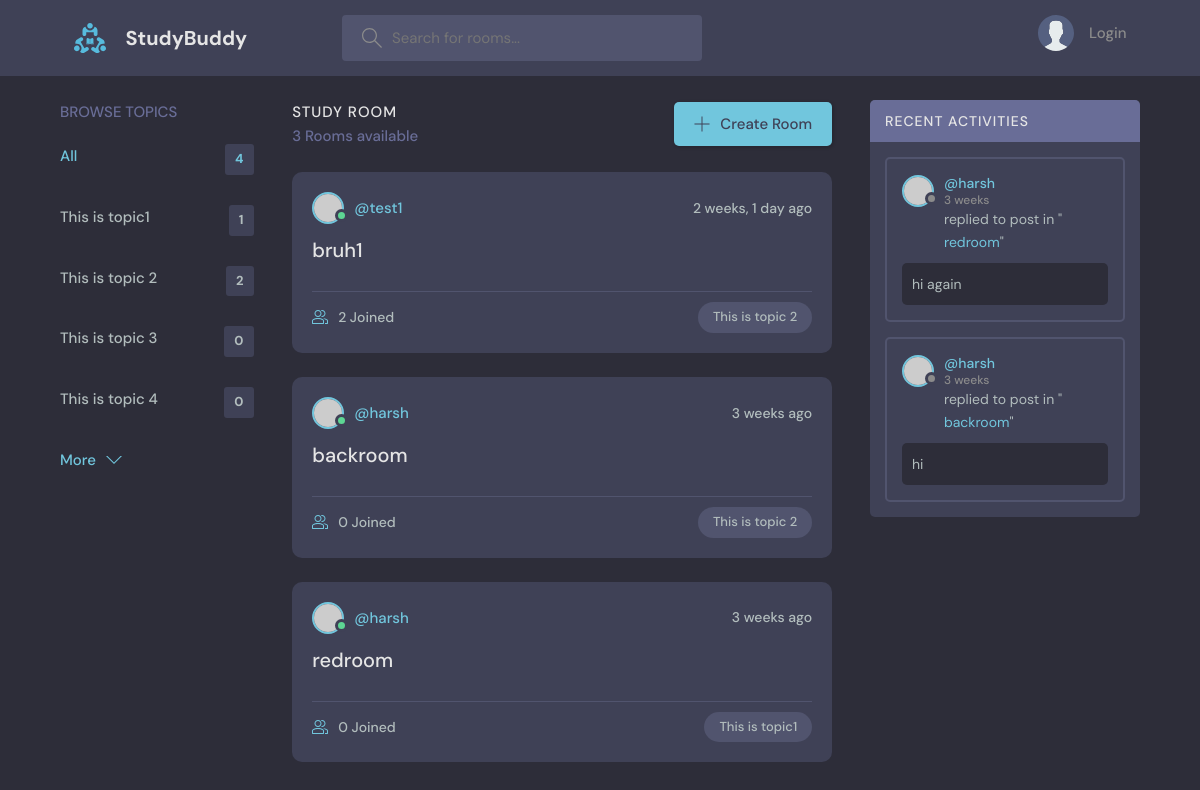
The app's page /, older data.
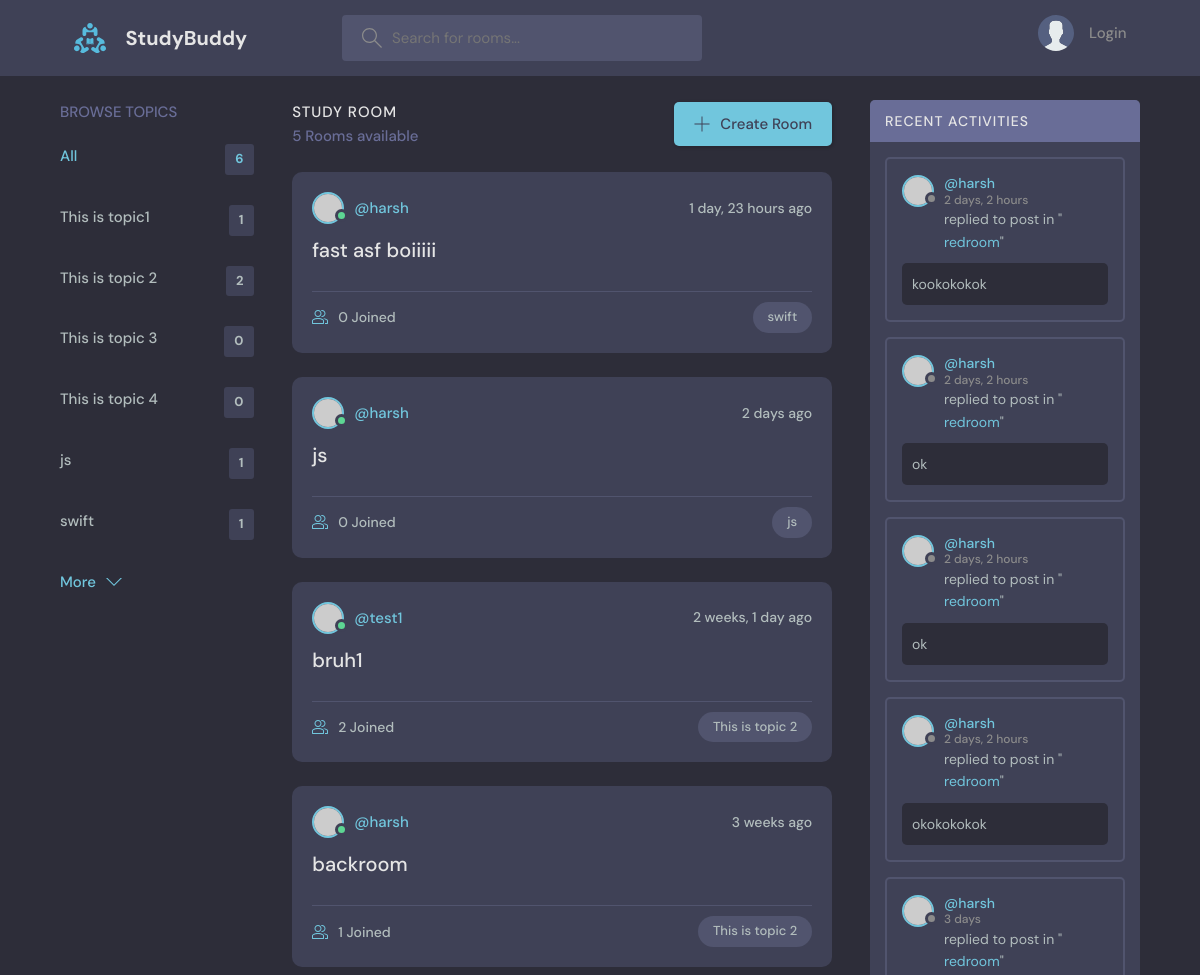
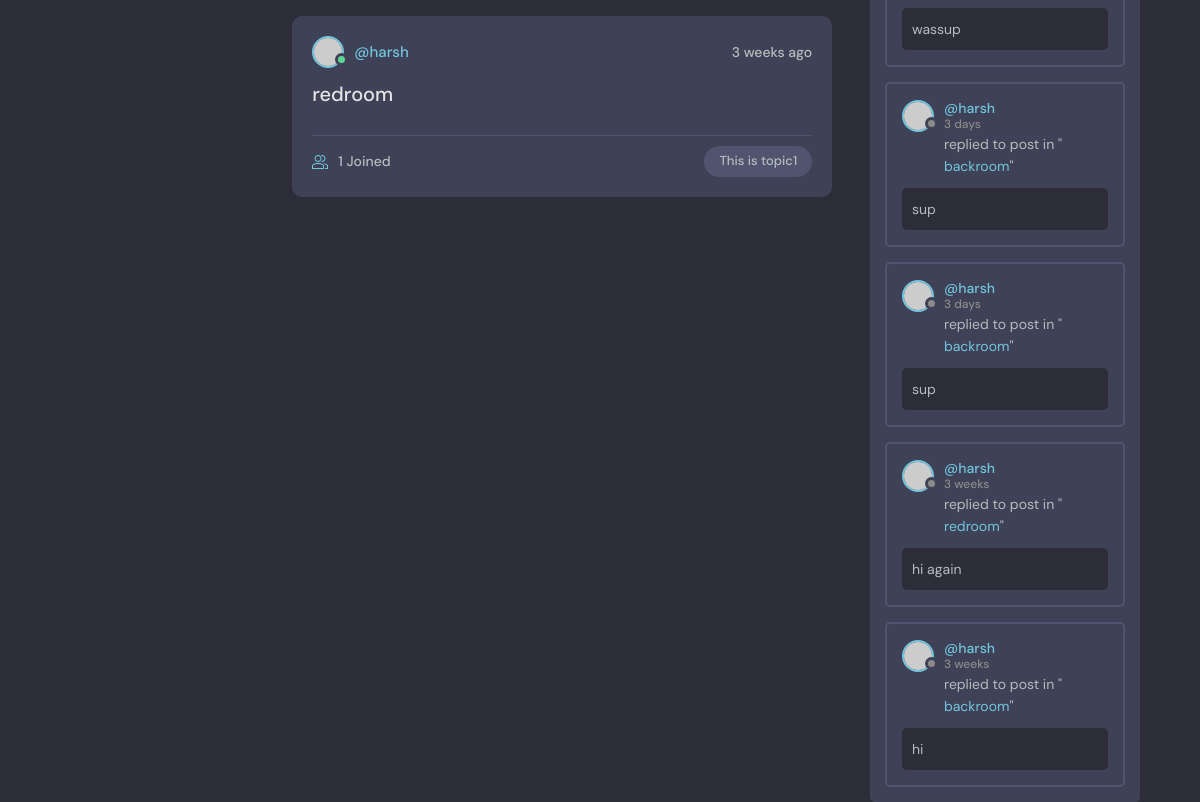
The same page, newer data (2 pictures, top to bottom).
### base/models.py (models this page shows, shortened)
class Topic(models.Model):
    name = models.CharField(max_length=200)
    updated = models.DateTimeField(auto_now=True)
    created = models.DateTimeField(auto_now_add=True)

class Room(models.Model):
    host = models.ForeignKey(User, on_delete=models.SET_NULL, null=True)
    topic = models.ForeignKey(Topic, on_delete=models.SET_NULL, null=True)
    name = models.CharField(max_length=200)
    description = models.TextField(blank=True, null=True)
    participants = models.ManyToManyField(User, related_name="participants", blank=True)
    updated = models.DateTimeField(auto_now=True)
    created = models.DateTimeField(auto_now_add=True)
    class Meta:
        ordering = ["-updated", "-created"]
    def __str__(self):
        return self.name

class Message(models.Model):
    user = models.ForeignKey(User, on_delete=models.CASCADE)
    room = models.ForeignKey(Room, on_delete=models.CASCADE)
    body = models.TextField()
    updated = models.DateTimeField(auto_now=True)
    created = models.DateTimeField(auto_now_add=True)
    class Meta:
        ordering = ["-updated", "-created"]
    def __str__(self):
        return self.body[0:50]  # return first 50 characters of message body

### base/views.py (the view)
# urls.py: path("", views.home, name="home"),
def home(request):
    q = request.GET.get("q") if request.GET.get("q") != None else ""
    rooms = Room.objects.filter(
        Q(topic__name__icontains=q) | Q(name__icontains=q) | Q(description__icontains=q)
    )
    room_count = rooms.count()
    topics = Topic.objects.all()
    room_messages = Message.objects.filter(Q(room__topic__name__icontains=q))
    context = {
        "rooms": rooms,
        "topics": topics,
        "room_count": room_count,
        "room_messages": room_messages,
    }
    return render(request, "base/home.html", context)

### base/templates/base/home.html (shortened to what this page needs)
{% extends 'main.html' %}
{%block content %}
<main class="layout layout--3">
    <div class="container">
        {% include 'base/topics_component.html' %}
        <div class="roomList">
            <div class="roomList__header">
                <div>
                    <h2>Study Room</h2>
                    <p>{{room_count}} Rooms available</p>
                </div>
                <a class="btn btn--main" href="{% url 'create-room'%}">
                    <svg version="1.1" xmlns="http://www.w3.org/2000/svg" width="32" height="32" viewBox="0 0 32 32">
                        <title>add</title>
                        <path
                            d="M16.943 0.943h-1.885v14.115h-14.115v1.885h14.115v14.115h1.885v-14.115h14.115v-1.885h-14.115v-14.115z">
                        </path>
                    </svg>
                    Create Room
                </a>
            </div>
            {% include 'base/feed_component.html' %}
        </div>
        {% include 'base/activity_feed.html' %}
    </div>
</main>
{%endblock%}

### base/templates/base/topics_component.html
<div class="topics">
    <div class="topics__header">
        <h2>Browse Topics</h2>
    </div>
    <ul class="topics__list">
        <li>
            <a href="{% url 'home' %}" class="active">All <span>{{topics.count}}</span></a>
        </li>
        {% for topic in topics%}
        <li>
            <a href="{% url 'home'%}?q={{topic.name}}">{{topic.name}} <span>{{topic.room_set.all.count}}</span></a>
        </li>
        {%endfor%}
    </ul>
    <a class="btn btn--link" href="{% url 'topics' %}">
        More
        <svg version="1.1" xmlns="http://www.w3.org/2000/svg" width="32" height="32" viewBox="0 0 32 32">
            <title>chevron-down</title>
            <path d="M16 21l-13-13h-3l16 16 16-16h-3l-13 13z"></path>
        </svg>
    </a>
</div>

### base/templates/base/feed_component.html (shortened to what this page needs)
{%for room in rooms %}
<div class="roomListRoom">
    <div class="roomListRoom__header">
        <a href="{% url 'user-profile' room.host.id%}" class="roomListRoom__author">
            <div class="avatar avatar--small active">
                <img src="https://randomuser.me/api/portraits/men/11.jpg" />
            </div>
            <span>@{{room.host.username}}</span>
        </a>
        <div class="roomListRoom__actions">
            <span>{{room.created|timesince}} ago</span>
        </div>
    </div>
    <div class="roomListRoom__content">
        <a href="{% url 'room' room.id %}">{{room.name}}</a>
    </div>
    <div class="roomListRoom__meta">
        <a href="{% url 'room' room.id %}" class="roomListRoom__joined">
            {{room.participants.all.count}} Joined
        </a>
        <p class="roomListRoom__topic">{{room.topic.name}}</p>
    </div>
</div>
{%endfor%}

### base/templates/base/activity_feed.html (shortened to what this page needs)
<div class="activities">
    <div class="activities__header">
        <h2>Recent Activities</h2>
    </div>
    {%for message in room_messages%}
    <div class="activities__box">
        <div class="activities__boxHeader roomListRoom__header">
            <a href=" {% url 'user-profile' message.user.id %}" class="roomListRoom__author">
                <div class="avatar avatar--small">
                    <img src="https://randomuser.me/api/portraits/women/11.jpg" />
                </div>
                <p>
                    @{{message.user}}
                    <span>{{message.created | timesince}}</span>
                </p>
            </a>
        </div>
        <div class="activities__boxContent">
            <p>replied to post in "<a href="{% url 'room' message.room.id %}">{{message.room}}</a>"</p>
            <div class="activities__boxRoomContent">
                {{message}}
            </div>
        </div>
    </div>
    {%endfor%}
</div>

Row changes from the older to the newer data that the page shows:
added Topic: name "js", room_set.all.count "1"
added Topic: name "swift", room_set.all.count "1"
added Room: host.username "harsh", created "1 day, 23 hours", name "fast asf boiiiii", participants.all.count "0", topic.name "swift"
added Room: host.username "harsh", created "2 days", name "js", participants.all.count "0", topic.name "js"
computed for Room "backroom": participants.all.count "0" → "1"
computed for Room "redroom": participants.all.count "0" → "1"
added Message: user "harsh", created "2 days, 2 hours", room "redroom", body "kookokokok"
added Message: user "harsh", created "2 days, 2 hours", room "redroom", body "ok"
added Message: user "harsh", created "2 days, 2 hours", room "redroom", body "ok"
added Message: user "harsh", created "2 days, 2 hours", room "redroom", body "okokokokok"
added Message: user "harsh", created "3 days", room "redroom", body "wassup"
added Message: user "harsh", created "3 days", room "backroom", body "sup"
added Message: user "harsh", created "3 days", room "backroom", body "sup"
Text that changed along with them:
{{ topics.count }}: "4" → "6"
{{ room_count }}: "3" → "5"
